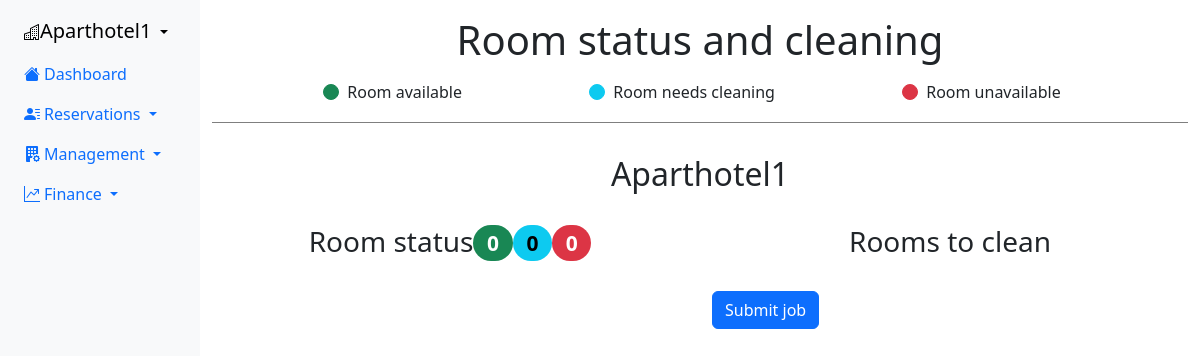
Before: /website/roomStatus/ with the older database file.
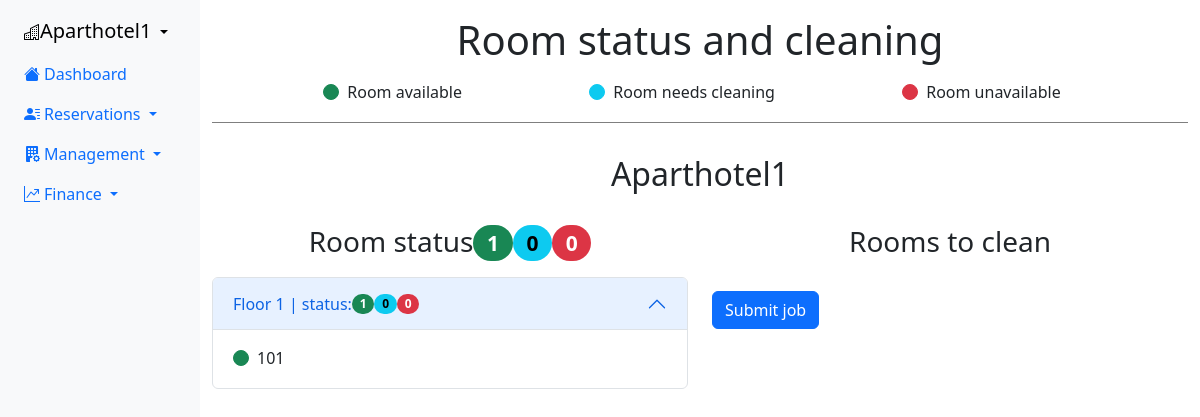
After: the same page with the newer database file.
### website/models.py (models this page shows, shortened)
class buildingRoom(models.Model):
    STATUS = (
        ("available", "Available"),
        ("unavailable", "Unavailable"),
        ("cleaning", "Cleaning"),
    )
    ROOMTYPE = (
        ("Single room", "Single room"),
        ("Double room", "Double room")
    )
    ROOMSECTION = (
        ("Hotel", "Hotel"),
        ("Apartment", "Apartment")
    )
    roomNum = models.IntegerField(primary_key=True)
    roomFloor = models.IntegerField()
    roomType = models.CharField(max_length=12, choices=ROOMTYPE)
    roomStatus = models.CharField(max_length=15, choices=STATUS)
    listedWebsites = models.ForeignKey(bookingWebsite, on_delete=models.CASCADE, null=True)
    roomSection = models.CharField(max_length=10, choices=ROOMSECTION)
    propertyName = models.ForeignKey(building, on_delete=models.CASCADE)

### website/views.py (the view)
# urls.py: path('roomStatus/', views.roomStatus, name='roomStatus'),
def roomStatus(request):
    context = {
        'paraisoFloorRooms': getFloorInfo('floorRoom'),
        'paraisoRoomStatus': getFloorInfo('roomStatus'),
        'toClean': getFloorInfo('toClean'),
    }
    return render(request, 'roomStatus.html', context)

### website/templates/website/roomStatus.html (shortened to what this page needs)
{% extends 'website/baseTemplate.html' %}
{% block content %}
    <div class="col">
        <div class="row">
            <div class="col">
                <div class="d-flex justify-content-center">
                    <h1 class="page-header m-3">Room status and cleaning</h1>
                </div>
            </div>
        </div>
        <div class="row">
            <div class="col d-flex justify-content-evenly">
                <div class="form-check form-check-inline">
                    <input class="form-check-input" type="radio" id="available" checked>
                    <label class="form-check-label" for="available">Room available</label>
                </div>
                <div class="form-check form-check-inline">
                    <input class="form-check-input" type="radio" id="cleaning" checked>
                    <label class="form-check-label" for="cleaning">Room needs cleaning</label>
                </div>
                <div class="form-check form-check-inline">
                    <input class="form-check-input" type="radio" id="unavailable" checked>
                    <label class="form-check-label" for="unavailable">Room unavailable</label>
                </div>
            </div>
        </div>
        <hr>
        <div class="row">
            <div class="col d-flex justify-content-center">
                <h2 class="page-header m-3">Aparthotel1</h1>
            </div>
        </div>
        <div class="row">
            <div class="col">
                <div class="row">
                    <div class="col">
                        <h3 class="page-header m-3 d-flex justify-content-center">Room status
                            <span class="badge rounded-pill text-bg-success">{{ paraisoRoomStatus.available }}</span>
                            <span class="badge rounded-pill text-bg-info">{{ paraisoRoomStatus.cleaning }}</span>
                            <span class="badge rounded-pill text-bg-danger">{{ paraisoRoomStatus.unavailable }}</span>
                        </h3>
                    </div>
                </div>
                <div class="accordion">
                    {% for floor, floorInfo in paraisoFloorRooms.items %}
                        <div class="accordion-item">
                            <h2 class="accordion-header">
                                <button class="accordion-button" type="button" data-bs-toggle="collapse">
                                Floor {{floor}} | status:
                                <span class="badge rounded-pill text-bg-success">{{ floorInfo.available }}</span>
                                <span class="badge rounded-pill text-bg-info">{{ floorInfo.cleaning }}</span>
                                <span class="badge rounded-pill text-bg-danger">{{ floorInfo.unavailable }}</span>
                                </button>
                            </h2>
                            <div class="accordion-collapse collapse show">
                                <div class="accordion-body">
                                    <div class="row">
                                        <div class="col-sm-4">
                                            {% for room in floorInfo.rooms%}
                                                <div class="form-check">
                                                    <input class="form-check-input" type="radio" id="{{room.roomStatus}}" checked>
                                                    <label class="form-check-label">
                                                        {{room.roomNum}}
                                                    </label>
                                                </div>
                                            {% endfor %}
                                        </div>
                                    </div>
                                </div>
                            </div>
                        </div>
                    {% endfor %}
                </div>
            </div>
            <div class="col">
                <h3 class="page-header m-3 d-flex justify-content-center">Rooms to clean</h3>
                <ul class="list-group list-group-flush">
                    <li class="list-group-item">
                    </li>
                </ul>
                <button type="button" class="btn btn-primary">Submit job</button>
            </div>
        </div>
    </div>
{% endblock %}

### website/templates/website/baseTemplate.html (shortened to what this page needs)
<!DOCTYPE html>
{% load static %}
<html>
    <head>
        <link href="https://cdn.jsdelivr.net/npm/bootstrap@5.2.3/dist/css/bootstrap.min.css" rel="stylesheet">
        <link rel="stylesheet" href="https://cdn.jsdelivr.net/npm/bootstrap-icons@1.10.3/font/bootstrap-icons.css">
        <link rel="stylesheet" href="{% static 'website/style.css' %}">
        <link rel="stylesheet" href="https://www.jsdelivr.com/package/npm/chart.js?path=dist">
    </head>
    <body>
        <div class="container-fluid overflow-hidden">
            <div class="row vh-100 overflow-auto">
                <div class="col-12 col-lg-2 col-xl-2 px-lg-2 px-0 bg-light d-flex sticky-top">
                    <div class="d-flex flex-lg-column flex-row flex-grow-1 align-items-center align-items-lg-start px-3 pt-2 text-white">
                        <ul class="nav nav-pills flex-lg-column flex-row flex-nowrap flex-shrink-1 flex-lg-grow-0 flex-grow-1 mb-0 justify-content-center align-items-center align-items-lg-start" id="menu">
                            <li class="dropdown">
                                <a href="#" class="nav-link dropdown-toggle px-lg-0 px-1 text-black text-decoration-none" data-bs-toggle="dropdown">
                                    <i class="bi-buildings"></i><span class="fs-5">Aparthotel1</span>
                                </a>
                            </li>
                        </ul>
                        <ul class="nav nav-pills flex-lg-column flex-row flex-nowrap flex-shrink-1 flex-lg-grow-0 flex-grow-1 mb-lg-auto mb-0 justify-content-center align-items-center align-items-lg-start" id="menu">
                            <li class="nav-item">
                                <a href="{% url 'index' %}" class="nav-link px-lg-0 px-2">
                                    <i class="bi-house-fill"></i><span class="ms-1 d-none d-lg-inline">Dashboard</span>
                                </a>
                            </li>
                            <li class="dropdown">
                                <a href="#" class="nav-link dropdown-toggle px-lg-0 px-1" id="dropdown" data-bs-toggle="dropdown" aria-expanded="false">
                                    <i class="bi-person-lines-fill"></i><span class="ms-1 d-none d-lg-inline">Reservations</span>
                                </a>
                            </li>
                            <li class="dropdown">
                                <a href="#" class="nav-link dropdown-toggle px-lg-0 px-1" id="dropdown" data-bs-toggle="dropdown" aria-expanded="false">
                                    <i class="bi-building-fill-gear"></i><span class="ms-1 d-none d-lg-inline">Management</span>
                                </a>
                            </li>
                            <li class="dropdown">
                                <a href="#" class="nav-link dropdown-toggle px-lg-0 px-1" id="dropdown" data-bs-toggle="dropdown" aria-expanded="false">
                                    <i class="bi-graph-up-arrow"></i><span class="ms-1 d-none d-lg-inline">Finance</span>
                                </a>
                            </li>
                        </ul>
                    </div>
                </div>
                <div class="col-lg-10 d-flex flex-column h-sm-100 min-vh-100" >
                    <main class="row overflow-auto">
                        {% block content %}
                        {% endblock %}
                    </main>
                </div>
            </div>
        </div>
    </body>
</html>

### website/static/website/style.css (style rules this page uses)
@media (min-width: 576px) { .min-vh-100 { height: 100%; } }
hr { height: 1px; background-color: black; border: none; opacity: 0.5; }
#available { background-color: #198754; border-color: #198754; background-image: none; }
#cleaning { background-color: #0dcaf0; border-color: #0dcaf0; background-image: none; }
#unavailable { background-color: #dc3545; border-color: #dc3545; background-image: none; }

Changed rows visible on the page:
added buildingRoom: roomNum "101"
Other visible differences:
{{ paraisoRoomStatus.available }}: "0" → "1"
new list line: "Floor 1 | status: 1 0 0"
